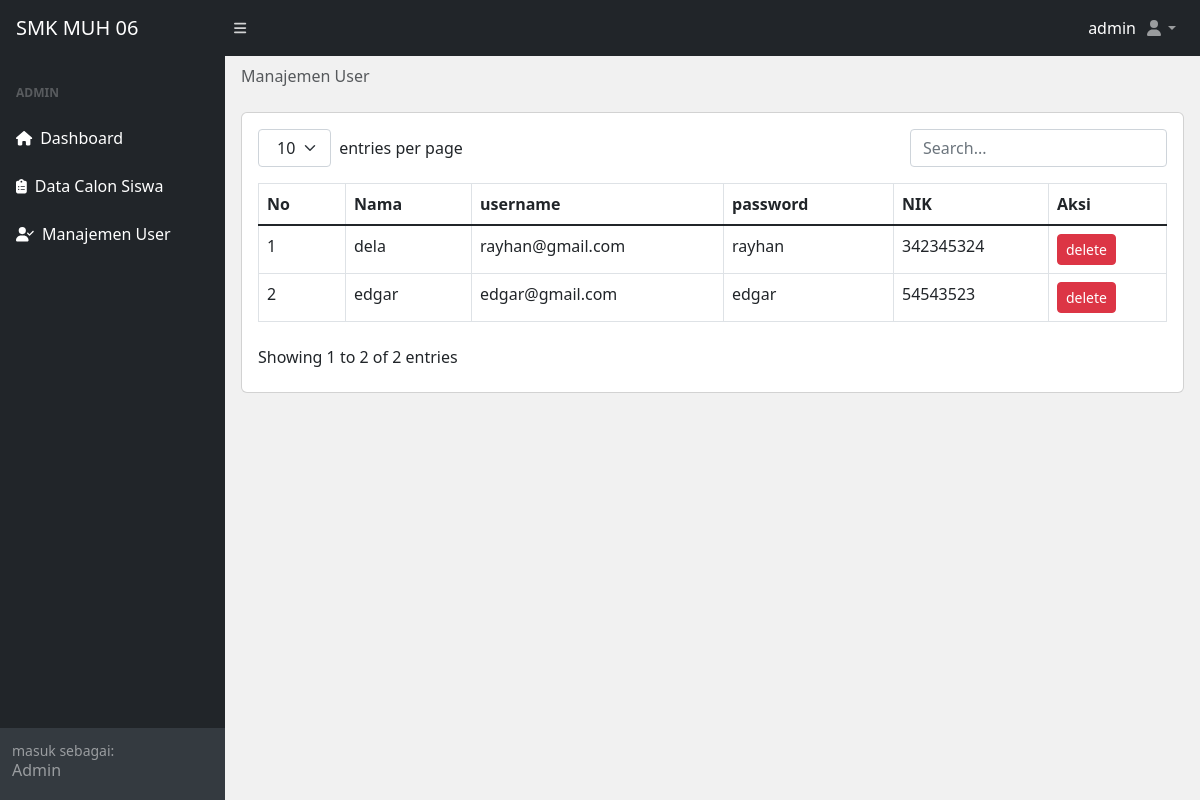
/admin/user.php (signed in), run on an earlier commit of the app's database.
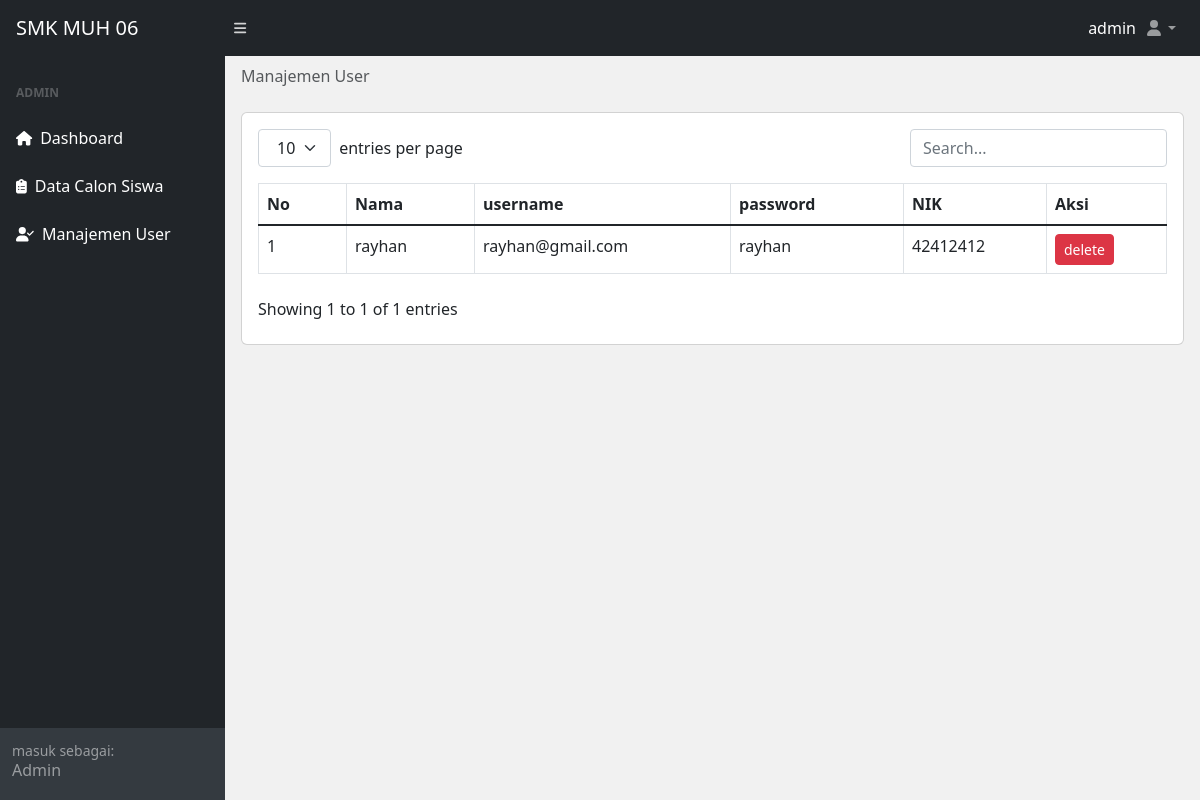
And on a later commit of the database.
### tables this page shows
CREATE TABLE `calon_siswa` (
  `id_calon_siswa` int(11) NOT NULL,
  `id_user_calon_siswa` int(11) NOT NULL,
  `nama` varchar(111) NOT NULL,
  `jenis_kelamin` varchar(55) NOT NULL,
  `tempat_lahir` varchar(55) NOT NULL,
  `tanggal_lahir` varchar(55) NOT NULL,
  `agama` varchar(55) NOT NULL,
  `alamat_sekarang` varchar(111) NOT NULL,
  `no_telepon` varchar(25) NOT NULL,
  `nik` int(25) NOT NULL,
  `kk` int(25) NOT NULL,
  `sekolah_asal` varchar(111) NOT NULL,
  `alamat_sekolah` varchar(111) NOT NULL,
  `skhun` int(11) NOT NULL,
  `nama_ayah` varchar(111) NOT NULL,
  `nama_ibu` varchar(111) NOT NULL,
  `pekerjaan_ayah` varchar(111) NOT NULL,
  `pekerjaan_ibu` varchar(111) NOT NULL,
  `keadaan_ayah` varchar(25) NOT NULL,
  `keadaan_ibu` varchar(25) NOT NULL,
  `alamat_orangtua` varchar(111) NOT NULL,
  `no_telpon_orangtua` varchar(111) NOT NULL
);

CREATE TABLE `user_calon_siswa` (
  `id_user_calon_siswa` int(11) NOT NULL,
  `username` varchar(25) NOT NULL,
  `password` varchar(25) NOT NULL
);

### admin/user.php (the view, shortened to what this page needs)
<?php
include("../database/db.php");
?>
<!DOCTYPE html>
<html lang="en">
<head>
  <?php include('./include/meta.php') ?>
</head>
<body class="sb-nav-fixed">
  <?php include('./include/nav.php') ?>
  <div id="layoutSidenav">
    <?php include('./include/sidenav.php') ?>
    <div id="layoutSidenav_content">
      <main>
        <div class="container-fluid px-3">
          <ol class="breadcrumb mb-4 mt-2">
            <li class="breadcrumb-item active">Manajemen User</li>
          </ol>
          <div class="card">
            <div class="card-body">
              <table id="datatablesSimple">
                <thead>
                  <tr style="font-size: 16px;">
                    <th>No</th>
                    <th>Nama</th>
                    <th>username</th>
                    <th>password</th>
                    <th>NIK</th>
                    <th>Aksi</th>
                  </tr>
                </thead>
                <tbody>
                  <?php
                  $no = 1;
                  $get_paket = mysqli_query($conn, "SELECT * FROM user_calon_siswa LEFT JOIN calon_siswa ON user_calon_siswa.id_user_calon_siswa = calon_siswa.id_user_calon_siswa");
                  while ($p = mysqli_fetch_array($get_paket)) {
                  ?>
                    <tr style="font-size: 16px;" id="klik-tabel">
                      <td><?php echo $no++; ?></td>
                      <td><?php echo $p['nama']; ?></td>
                      <td><?php echo $p['username']; ?></td>
                      <td><?php echo $p['password']; ?></td>
                      <td><?php echo $p['nik']; ?></td>
                      <td>
                        <a class="btn btn-sm btn-danger" onclick="return confirm('apakah anda yakin ingin menghapus data?, semua data user akan terhapus')" href="delete.php?id_user_calon_siswa=<?php echo $p['id_user_calon_siswa'] ?>">delete</a>
                      </td>
                    </tr>
                  <?php } ?>
                </tbody>
              </table>
            </div>
          </div>
      </main>
    </div>
  </div>
</body>
</html>

### admin/include/meta.php (shortened to what this page needs)
<link href="./css/styles.css" rel="stylesheet" />
<link href="https://cdn.jsdelivr.net/npm/bootstrap@5.3.0-alpha1/dist/css/bootstrap.min.css" rel="stylesheet">

### admin/include/nav.php (shortened to what this page needs)
<nav class="sb-topnav navbar navbar-expand navbar-dark bg-dark">
      <a class="navbar-brand ps-3" href="index.php"> SMK MUH 06</a>
      <button class="btn btn-link btn-sm order-1 order-lg-0 me-4 me-lg-0" id="sidebarToggle" href="#!">
         <i class="fas fa-bars"></i>
      </button>
      <div class="navbar-nav ps-3 d-md-inline-block form-inline ms-auto" style="color: white; text-decoration: none">
         <p><?php echo "<p>" . $_SESSION['admin']['nama'] . "</p>" ?></p>
      </div>
      <ul class="navbar-nav me-0 me-md-3 my-2 my-md-0">
         <li class="nav-item dropdown">
            <a class="nav-link dropdown-toggle" id="navbarDropdown" href="#" role="button" data-bs-toggle="dropdown" aria-expanded="false"><i class="fas fa-user fa-fw"></i></a>
         </li>
      </ul>
   </nav>

### admin/include/sidenav.php
<div id="layoutSidenav_nav">
         <nav class="sb-sidenav accordion sb-sidenav-dark" id="sidenavAccordion">
            <div class="sb-sidenav-menu">
               <div class="nav">
                  <div class="sb-sidenav-menu-heading">Admin</div>
                  <a class="nav-link" href="index.php">
                     <div class="sb-nav-link-icon">
                        <i class="fas fa-home"></i>
                     </div>
                     Dashboard
                  </a>
                  <a class="nav-link" href="data-calon-siswa.php">
                     <div class="sb-nav-link-icon">
                        <i class="fas fa-clipboard-list"></i>
                     </div>
                     Data Calon Siswa
                  </a>
                  <a class="nav-link" href="user.php">
                     <div class="sb-nav-link-icon">
                        <i class="fas fa-user-check"></i>
                     </div>
                     Manajemen User
                  </a>
               </div>
            </div>
            <div class="sb-sidenav-footer">
               <div class="small">masuk sebagai:</div>
               <h6>Admin</h6>
            </div>
         </nav>
      </div>

### admin/user.php (style rules this page uses)
body { background-color: #f1f1f1; }

What changed in the data, as far as the page shows it:
removed calon_siswa: nama "dela", id_user_calon_siswa.username "rayhan@gmail.com", id_user_calon_siswa.password "rayhan", nik "342345324"
removed calon_siswa: nama "edgar", id_user_calon_siswa.username "edgar@gmail.com", id_user_calon_siswa.password "edgar", nik "54543523"
added calon_siswa: nama "rayhan", id_user_calon_siswa.username "rayhan@gmail.com", id_user_calon_siswa.password "rayhan", nik "42412412"
Also different on the page:
text written by a page script: "entries per page Showing 1 to 2 of 2 entries" → "entries per page Showing 1 to 1 of 1 entries"
